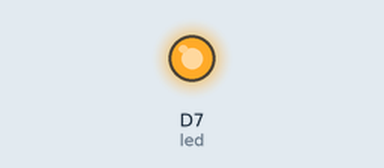
A sketch run on a simulated Particle Photon. Shown: output pins drawn as LEDs (lit = HIGH).

Above: at 5.0 s.
At 15.0 s:
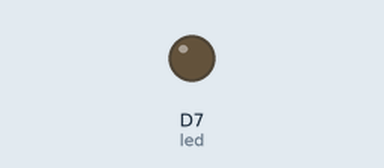
Timing chart, 0 to 26.0 s (numbered marks = the images above):
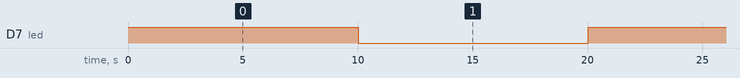

The sketch:

code.ino
```cpp
#include "Adafruit_DHT.h"
#define DHTPIN 2
#define DHTTYPE DHT11
DHT dht(DHTPIN, DHTTYPE);

int delay_time = 10000;
int led = D7;   // The on-board LED

void setup() {
    pinMode(led, OUTPUT);
    dht.begin();
}

void loop() {
    digitalWrite(led, HIGH);    // Turn ON the LED

    float t = dht.getTempCelcius();
    String temp = String(t);
    Particle.publish("temp", temp, PRIVATE);
    delay(delay_time);

    digitalWrite(led, LOW);     // Turn OFF the LED
    delay(delay_time);
}
```

Measured:
- by itself, D7 (led): alternates HIGH for 10.0 s and LOW for 10.0 s
